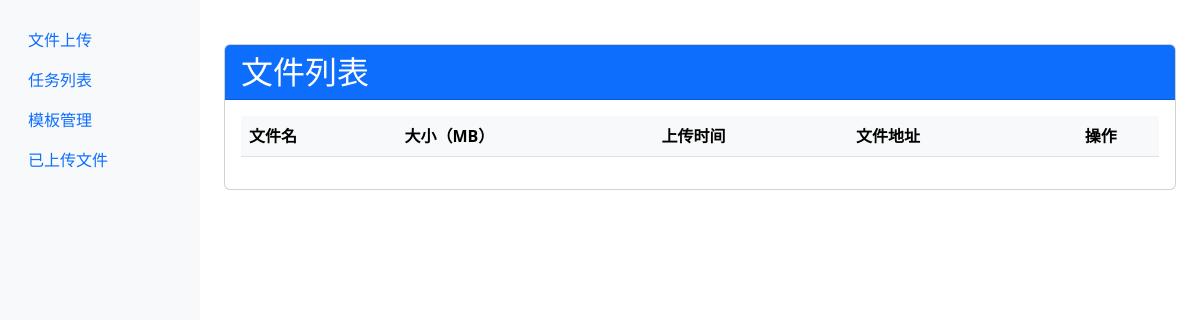
Before: /files with the older database file.
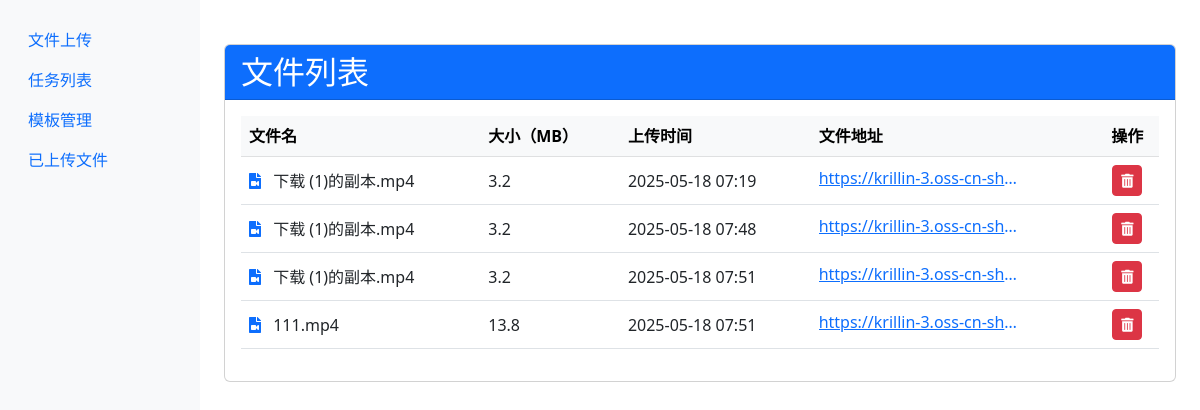
After: the same page with the newer database file.
### models.py (models this page shows, shortened)
class File(db.Model):
    id = db.Column(db.Integer, primary_key=True)
    filename = db.Column(db.String(100), nullable=False)  # 原始文件名
    oss_url = db.Column(db.String(255), unique=True)      # OSS 文件访问地址
    upload_time = db.Column(db.DateTime, default=datetime.utcnow) # 上传时间
    size = db.Column(db.Integer)                          # 文件大小（字节）
    description = db.Column(db.String(200))               # 可选：文件描述

### app.py (the view)
@app.route('/files')
def files():
    files = File.query.all()
    return render_template('files.html', files=files)

### templates/files.html (shortened to what this page needs)
{% extends "base.html" %}
{% block content %}
<div class="container mt-4">
    <div class="card">
        <div class="card-header bg-primary text-white d-flex justify-content-between align-items-center">
            <h2 class="mb-0">文件列表</h2>
        </div>
        <div class="card-body">
            <div class="table-responsive">
                <table class="table table-hover">
                    <thead class="table-light">
                        <tr>
                            <th>文件名</th>
                            <th>大小（MB）</th>
                            <th>上传时间</th>
                            <th>文件地址</th>
                            <th class="text-center">操作</th>
                        </tr>
                    </thead>
                    <tbody>
                        {% for file in files %}
                        <tr>
                            <td>
                                <i class="fas fa-file-video text-primary me-2"></i>
                                {{ file.filename }}
                            </td>
                            <td>{{ (file.size / (1024*1024))|round(1) }}</td>
                            <td>{{ file.upload_time.strftime('%Y-%m-%d %H:%M') }}</td>
                            <td>
                                <a href="{{ file.oss_url }}" target="_blank" class="text-truncate d-inline-block" style="max-width: 200px;" title="{{ file.oss_url }}">
                                    {{ file.oss_url }}
                                </a>
                            </td>
                            <td class="text-center">
                                <form method="post" action="/api/delete/{{ file.id }}" class="d-inline">
                                    <button type="submit" class="btn btn-danger btn-sm"
                                            onclick="return confirm('确定要删除这个文件吗?')"
                                            title="删除文件">
                                        <i class="fas fa-trash-alt"></i>
                                    </button>
                                </form>
                            </td>
                        </tr>
                        {% endfor %}
                    </tbody>
                </table>
            </div>
        </div>
    </div>
</div>
<link rel="stylesheet" href="https://cdnjs.cloudflare.com/ajax/libs/font-awesome/5.15.4/css/all.min.css">
{% endblock %}

### templates/base.html (shortened to what this page needs)
<!DOCTYPE html>
<html>
<head>
    <link rel="stylesheet" href="{{ url_for('static', filename='css/style.css') }}">
    <link href="https://cdn.bootcdn.net/ajax/libs/twitter-bootstrap/5.2.3/css/bootstrap.min.css" rel="stylesheet">
</head>
<body>
    <div class="container-fluid">
        <div class="row">
            <div class="col-md-2 sidebar">
                <ul class="nav flex-column">
                    <li class="nav-item">
                        <a class="nav-link" href="{{ url_for('upload') }}">文件上传</a>
                    </li>
                    <li class="nav-item">
                        <a class="nav-link" href="{{ url_for('task_list') }}">任务列表</a>
                    </li>
                    <li class="nav-item">
                        <a class="nav-link" href="{{ url_for('templates') }}">模板管理</a>
                    </li>
                    <li class="nav-item">
                        <a class="nav-link" href="{{ url_for('files') }}">已上传文件</a>
                    </li>
                </ul>
            </div>
            <div class="col-md-10 main-content">
                {% block content %}{% endblock %}
            </div>
        </div>
    </div>
</body>
</html>

### static/css/style.css (style rules this page uses)
.sidebar { background-color: #f8f9fa; min-height: 100vh; padding: 20px; }
.main-content { padding: 20px; }

### templates/files.html (style rules this page uses)
.table-responsive { overflow-x: auto; -webkit-overflow-scrolling: touch; }
.table td, .table th { vertical-align: middle; }
.text-truncate { text-overflow: ellipsis; white-space: nowrap; overflow: hidden; }
.btn-sm { padding: 0.25rem 0.5rem; font-size: 0.875rem; }

Changed rows visible on the page:
added File: filename "下载 (1)的副本.mp4", (file.size/(1024*1024))|round(1) "3.2", upload_time "2025-05-18 07:19", oss_url "https://krillin-3.oss-cn-sh…"
added File: filename "下载 (1)的副本.mp4", (file.size/(1024*1024))|round(1) "3.2", upload_time "2025-05-18 07:48", oss_url "https://krillin-3.oss-cn-sh…"
added File: filename "下载 (1)的副本.mp4", (file.size/(1024*1024))|round(1) "3.2", upload_time "2025-05-18 07:51", oss_url "https://krillin-3.oss-cn-sh…"
added File: filename "111.mp4", (file.size/(1024*1024))|round(1) "13.8", upload_time "2025-05-18 07:51", oss_url "https://krillin-3.oss-cn-sh…"
